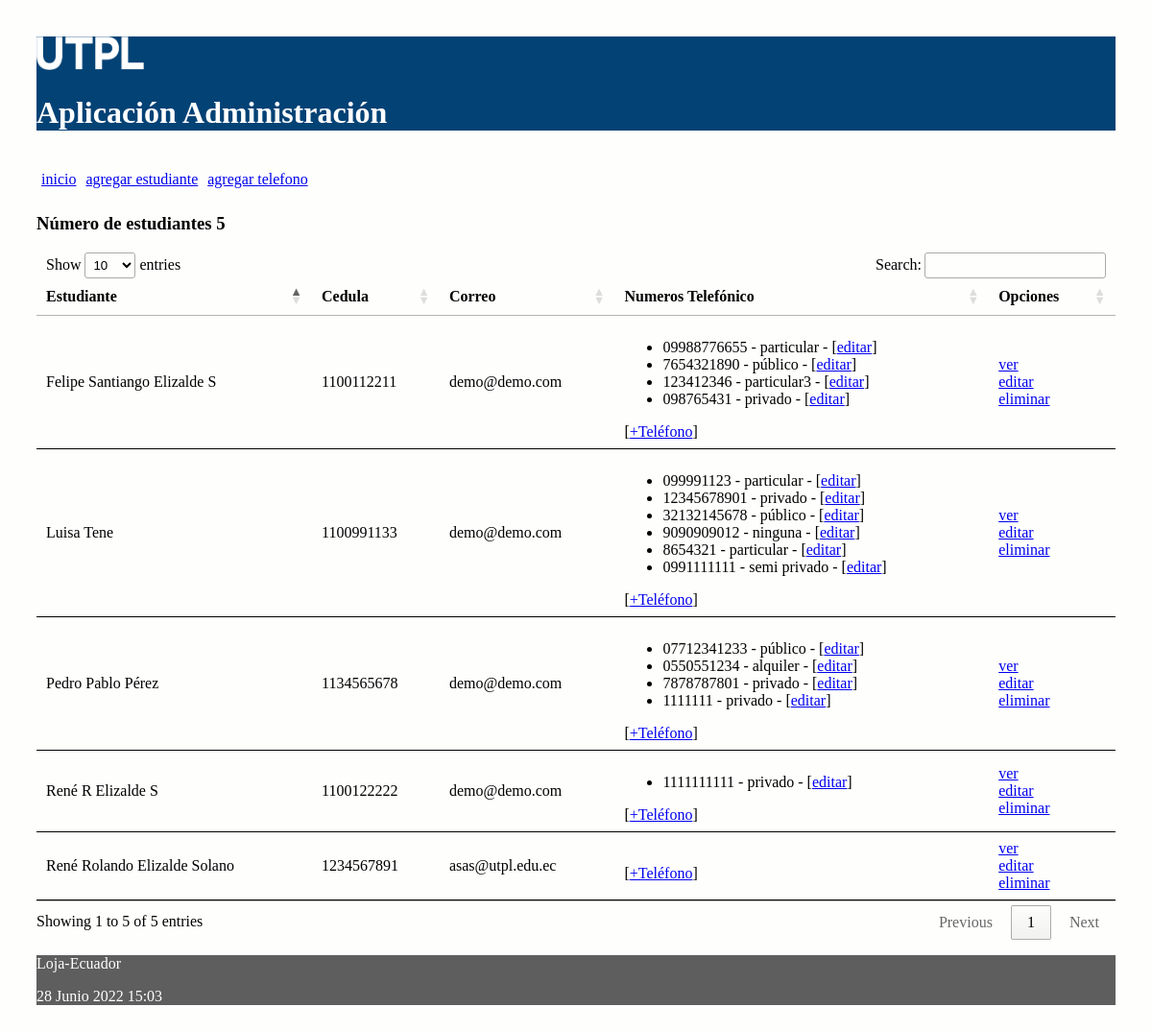
Before: / with the older database file.
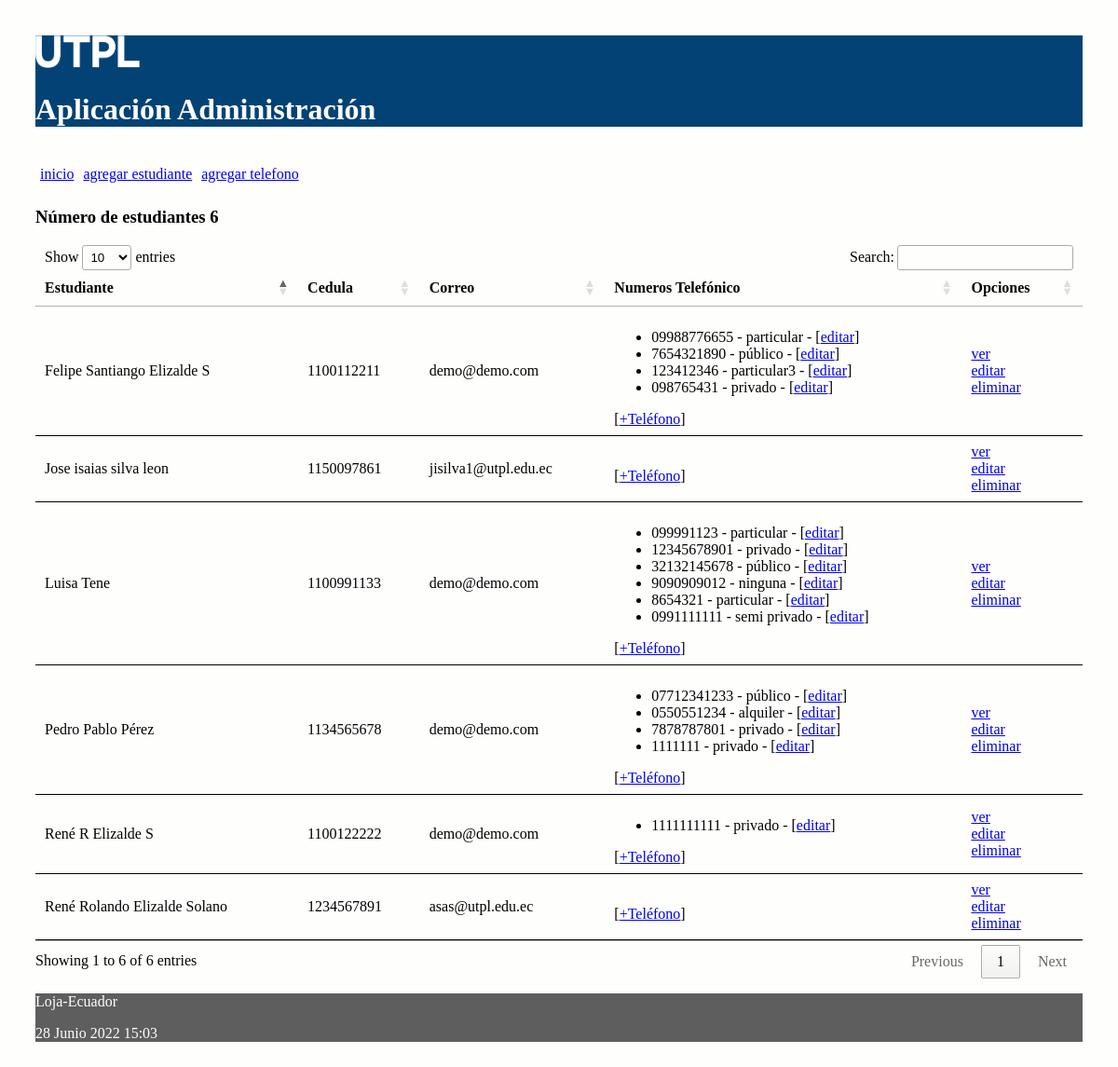
After: the same page with the newer database file.
### administrativo/models.py (models this page shows, shortened)
class Estudiante(models.Model):
    nombre = models.CharField(max_length=30)
    apellido = models.CharField(max_length=30)
    cedula = models.CharField(max_length=30, unique=True)
    correo = models.EmailField()

class NumeroTelefonico(models.Model):
    telefono = models.CharField(max_length=100)
    tipo = models.CharField(max_length=100)
    estudiante = models.ForeignKey(Estudiante, on_delete=models.CASCADE,
            related_name="numeros_telefonicos")

### administrativo/views.py (the view)
# urls.py: path('', views.index, name='index'),
def index(request):
    estudiantes = Estudiante.objects.all()
    informacion_template = {'estudiantes': estudiantes, 'numero_estudiantes': len(estudiantes)}
    return render(request, 'index.html', informacion_template)

### administrativo/templates/index.html (shortened to what this page needs)
{% extends "master.html" %}
{% block content %}
<h3>Número de estudiantes {{ numero_estudiantes }}</h3>
<table id="tabla_datos">
  <thead>
    <tr>
      <th>Estudiante</th>
      <th>Cedula</th>
      <th>Correo</th>
      <th>Numeros Telefónico </th>
      <th>Opciones</th>
    </tr>
  </thead>
  {% for e in estudiantes %}
  <tr>
    <td> {{e.nombre}} {{e.apellido}}</td>
    <td> {{e.cedula}}</td>
    <td> {{e.correo}}</td>
    <td>
      <ul>
        {% for t in e.numeros_telefonicos.all %}
          <li>
            <span>{{t.telefono}} - {{t.tipo}} - [<a href="{% url 'editar_numero_telefonico' t.id %}">editar</a>] </span>
          </li>
        {% endfor %}
      </ul>
        [<a href="{% url 'crear_numero_telefonico_estudiante' e.id%}">+Teléfono</a>]
    </td>
    <td> <a href="{% url 'obtener_estudiante' e.id %}">ver</a> <br>
      <a href="{% url 'editar_estudiante' e.id %}">editar</a> <br>
      <a href="{% url 'eliminar_estudiante' e.id %}"
      onclick="return confirm('¿Está seguro de la eliminación?')" >
      eliminar</a>
    </td>
  </tr>
  {% endfor %}
</table>
{% endblock %}

### administrativo/templates/master.html (shortened to what this page needs)
<!DOCTYPE html>
<html>
  <head>
    {% load static %}
    <link rel="stylesheet" type="text/css" href="{% static 'css/estilos.css' %}">
    <link rel="stylesheet" type="text/css" href="https://cdn.datatables.net/1.10.25/css/jquery.dataTables.min.css">
  </head>
  <body>
  <header>
    <img src="{% static 'images/logo.png' %}" height="10%" width="10%" alt="My image">
    <h1>Aplicación Administración </h1>
    <nav class="top_menu">
      <ul>
        <li><a href="{% url 'index' %}">inicio</a></li>
        <li><a href="{% url 'crear_estudiante' %}">agregar estudiante</a></li>
        <li><a href="{% url 'crear_numero_telefonico' %}">agregar telefono</a></li>
      </ul>
    </nav>
  </header>
  <section>
      {% block content %}
      {% endblock %}
  </section>
    <footer>
      <p>Loja-Ecuador</p>
      <p>{% now "j F Y H:i" %}</p>
    </footer>
  </body>
</html>

### administrativo/static/css/estilos.css (style rules this page uses)
body { background: #FEFEFD; padding: 30px; }
header { background: #034275; color: #FFF; }
section { width: 100%; }
th, td { padding: 15px; border-bottom: 1px solid black; }
.top_menu ul { list-style:none; float:left; padding: 5px; width:95%; }
.top_menu ul li { float:left; margin-right:10px; margin-bottom:5px; text: #FFF; }
footer { background: #5E5E5E; color: #FFF; }

Changed rows visible on the page:
added Estudiante: nombre "Jose isaias", apellido "silva leon", cedula "1150097861", correo "jisilva1@utpl.edu.ec"
Other visible differences:
text written by a page script: "Show entries Search: Showing 1 to 5 of 5 entries Previous 1 Next" → "Show entries Search: Showing 1 to 6 of 6 entries Previous 1 Next"
{{ numero_estudiantes }}: "5" → "6"
